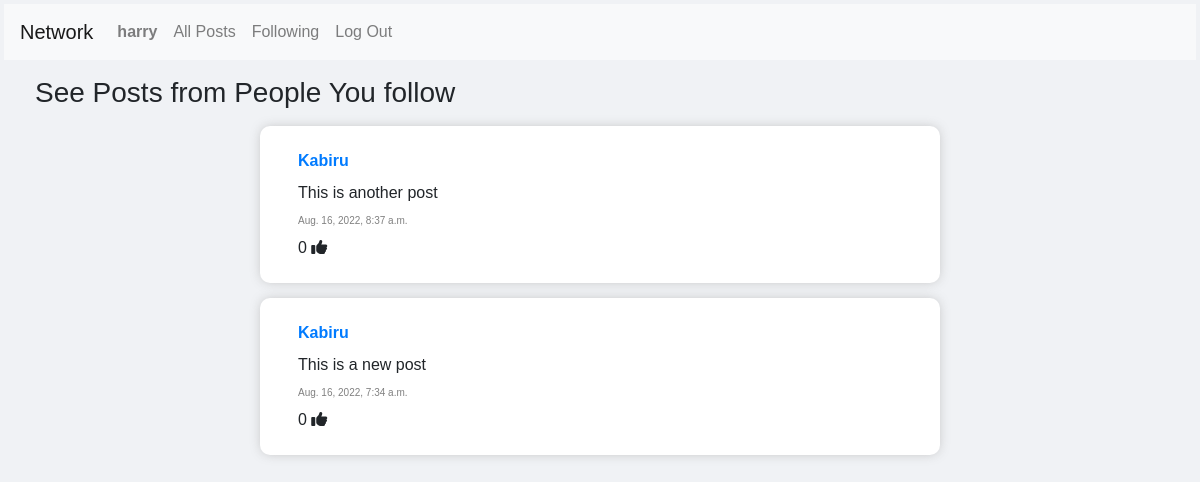
The page /following (signed in) on the database its author committed.
### network/models.py (models this page shows, shortened)
class User(AbstractUser):
    followers = models.ManyToManyField('self', symmetrical=False, blank=True, related_name='user_followers')

class Post(models.Model):
    id = models.AutoField(primary_key=True)
    user = models.ForeignKey(User, on_delete=models.CASCADE)
    addedOn = models.DateTimeField(auto_now_add=True)
    content = models.CharField(max_length=500)
    liked_by = models.ManyToManyField(User, symmetrical=False, blank=True, related_name="users_liked")
    class Meta:
        ordering = ['-addedOn']

### network/views.py (the view)
# urls.py: path("following", views.following, name="following"),
def following(request):
    followed_users = User.objects.filter(followers=request.user)
    posts_by_followed = Post.objects.filter(user__in=followed_users)
    context = {
        "posts": posts_by_followed
    }
    return render(request, "network/following.html", context)

### network/templates/network/following.html
{% extends "network/layout.html" %}
{% block body %}
    <div class="container m-3">
        <h3>See Posts from People You follow</h3>
    </div>
    {% for post in posts %}
        <div class="post-wrap-card">
            <div class="row m-2">
                <div class="col font-weight-bold"><a href="/user/{{ post.user }}">{{ post.user }}</a></div>
            </div>
            <div class="row m-2">
                <div class="col">{{ post.content }}</div>
            </div>
            <div class="row m-2">
                <div class="col post-date" >{{ post.addedOn }}</div>
            </div>
            <div class="row m-2">
                <div class="col" >0 <i class="fa-solid fa-thumbs-up"></i></div>
            </div>
        </div>
    {% endfor %}
{% endblock %}

### network/templates/network/layout.html (shortened to what this page needs)
{% load static %}
<!DOCTYPE html>
<html lang="en">
    <head>
        <link rel="stylesheet" href="https://stackpath.bootstrapcdn.com/bootstrap/4.4.1/css/bootstrap.min.css">
        <link href="{% static 'network/styles.css' %}" rel="stylesheet">
        <link href="{% static 'fontawesomefree/css/fontawesome.css' %}" rel="stylesheet" type="text/css">
        <link href="{% static 'fontawesomefree/css/solid.css' %}" rel="stylesheet" type="text/css">
    </head>
    <body>
        <nav class="navbar navbar-expand-lg navbar-light bg-light">
            <a class="navbar-brand" href="{% url 'index' %}">Network</a>
            <div>
              <ul class="navbar-nav mr-auto">
                {% if user.is_authenticated %}
                    <li class="nav-item">
                        <a class="nav-link" href=""><strong>{{ user.username }}</strong></a>
                    </li>
                {% endif %}
                <li class="nav-item">
                  <a class="nav-link" href="{% url 'index' %}">All Posts</a>
                </li>
                {% if user.is_authenticated %}
                    <li class="nav-item">
                        <a class="nav-link" href="{% url 'following' %}">Following</a>
                    </li>
                    <li class="nav-item">
                        <a class="nav-link" href="{% url 'logout' %}">Log Out</a>
                    </li>
                {% endif %}
              </ul>
            </div>
          </nav>
        <div class="body">
            {% block body %}
            {% endblock %}
        </div>
    </body>
</html>

### network/static/network/styles.css (style rules this page uses)
.post-date { font-size: 10px; color:gray; }

### network/templates/network/layout.html (style rules this page uses)
body { margin:2px; padding:2px; font-family: 'Trebuchet MS', 'Lucida Sans Unicode', 'Lucida Grande', 'Lucida Sans', Arial, sans-serif; background-color: #F0F2F5; }
.post-wrap-card { margin:auto; margin-top: 15px; padding: 15px; border-radius: 10px; background: white; box-shadow: 0px 0px 12px -2px rgba(173,173,173,0.8); max-width: 680px; }
.post-date { font-size: 10px; color:gray; }

### rows shown on the page
User: username "harry"
Post: user "Kabiru", content "This is another post", addedOn "Aug. 16, 2022, 8:37 a.m."
Post: user "Kabiru", content "This is a new post", addedOn "Aug. 16, 2022, 7:34 a.m."
